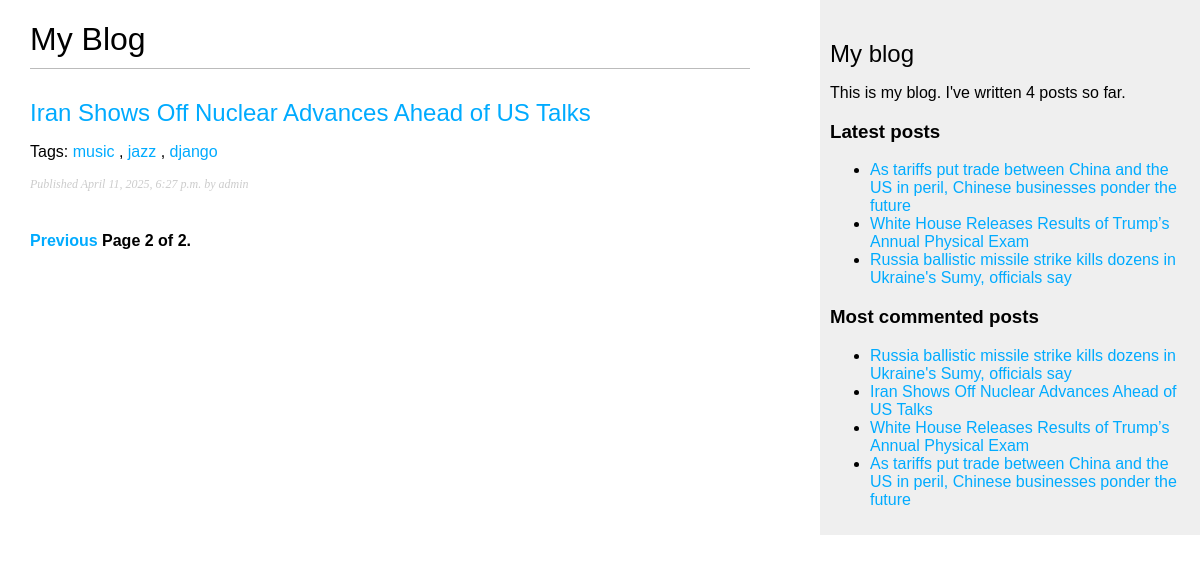
Screenshot of /blog/?page=2 with the database file from the repository.
### blog/models.py (models this page shows, shortened)
class Post(models.Model):
    class Status(models.TextChoices):
        DRAFT = 'DF', 'Draft'
        PUBLISHED = 'PB', 'Published'
    title = models.CharField(max_length=250)
    slug = models.SlugField(max_length=250, unique_for_date='publish')
    author = models.ForeignKey(
        settings.AUTH_USER_MODEL,
        on_delete=models.CASCADE,
        related_name='blog_posts'
    )
    body = models.TextField()
    publish = models.DateTimeField(default=timezone.now)
    created = models.DateTimeField(auto_now_add=True)
    updated = models.DateTimeField(auto_now=True)
    status = models.CharField(
        max_length=2,
        choices=Status,
        default=Status.DRAFT
    )
    objects = models.Manager()
    published = PublishedManager()
    tags = TaggableManager()
    class Meta:
        ordering = ['-publish']
        indexes = [models.Index(fields=['-publish'])]
    def get_absolute_url(self):
        return reverse(
            'blog:post_detail',
            args=[
                self.publish.year,
                self.publish.month,
                self.publish.day,
                self.slug
            ]
        )

### blog/views.py (the view)
# urls.py: path('', views.post_list, name='post_list'),
def post_list(request, tag_slug=None):
    post_list = Post.published.all()
    tag = None
    if tag_slug:
        tag = get_object_or_404(Tag, slug=tag_slug)
        post_list = post_list.filter(tags__in=[tag])
    paginator = Paginator(post_list, 3)
    page_number = request.GET.get('page', 1)
    try:
        posts = paginator.page(page_number)
    except PageNotAnInteger:
        posts = paginator.page(1)
    except EmptyPage:
        posts = paginator.page(paginator.num_pages)
    return render(
        request,
        'blog/post/list.html',
        {
            'posts': posts,
            'tag': tag
        }
    )

### blog/models.py (called while the page is built)
    def get_queryset(self):
        return (
            super().get_queryset().filter(status=Post.Status.PUBLISHED)
        )

### blog/templatetags/blog_tags.py (called while the page is built)
@register.simple_tag
def total_posts():
    return Post.published.count()

@register.inclusion_tag('blog/post/latest_posts.html')
def show_latest_posts(count=5):
    latest_posts = Post.published.order_by('-publish')[:count]
    return {'latest_posts': latest_posts}

@register.simple_tag
def get_most_commented_posts(count=5):
    return Post.published.annotate(
        total_comments=Count('comments')
    ).order_by('-total_comments')[:count]

### blog/templates/blog/post/list.html (shortened to what this page needs)
{% extends "blog/base.html" %}
{% block content %}
  <h1>My Blog</h1>
  {% for post in posts %}
    <h2>
      <a href="{{ post.get_absolute_url }}">
        {{ post.title }}
      </a>
    </h2>
    <p class="tags">
      Tags:
      {% for tag in post.tags.all %}
        <a href="{% url "blog:post_list_by_tag" tag.slug %}">
          {{ tag.name }}
        </a>{% if not forloop.last %}, {% endif %}
      {% endfor %}
    </p>
    <p class="date">
      Published {{ post.publish }} by {{ post.author }}
    </p>
  {% endfor %}
  {% include "pagination.html" with page=posts %}
{% endblock %}

### blog/templates/blog/base.html (shortened to what this page needs)
{% load blog_tags %}
{% load static %}
<!DOCTYPE html>
<html>
<head>
  <link href="{% static "css/blog.css" %}" rel="stylesheet">
</head>
<body>
  <div id="content">
    {% block content %}
    {% endblock %}
  </div>
  <div id="sidebar">
    <h2>My blog</h2>
    <p>
      This is my blog.
      I've written {% total_posts %} posts so far.
    </p>
    <h3>Latest posts</h3>
    {% show_latest_posts 3 %}
    <h3>Most commented posts</h3>
    {% get_most_commented_posts as most_commented_posts %}
    <ul>
      {% for post in most_commented_posts %}
      <li>
        <a href='{{ post.get_absolute_url }}'>{{ post.title }}</a>
      </li>
      {% endfor %}
    </ul>
  </div>
</body>
</html>

### blog/templates/blog/post/latest_posts.html
<ul>
    {% for post in latest_posts %}
      <li>
        <a href="{{ post.get_absolute_url }}">{{ post.title }}</a>
      </li>
    {% endfor %}
  </ul>

### blog/static/css/blog.css (style rules this page uses)
body { margin:0; padding:0; font-family:helvetica, sans-serif; }
a { color:#00abff; text-decoration:none; }
h1 { font-weight:normal; border-bottom:1px solid #bbb; padding:0 0 10px 0; }
h2 { font-weight:normal; margin:30px 0 0; }
#content { float:left; width:60%; padding:0 0 0 30px; }
#sidebar { float:right; width:30%; padding:10px; background:#efefef; height:100%; }
p.date { color:#ccc; font-family: georgia, serif; font-size: 12px; font-style: italic; }

### rows the page displays
Post: title "Iran Shows Off Nuclear Advances Ahead of US Talks", publish "April 11, 2025, 6:27 p.m.", author "admin"
Tag: name "music"
Tag: name "jazz"
Tag: name "django"
Post: title "As tariffs put trade between China and the US in peril, Chinese businesses ponder the future"
Post: title "White House Releases Results of Trump’s Annual Physical Exam"
Post: title "Russia ballistic missile strike kills dozens in Ukraine's Sumy, officials say"

### other values shown
{{ page.number }} "2"
{{ page.paginator.num_pages }} "2"
